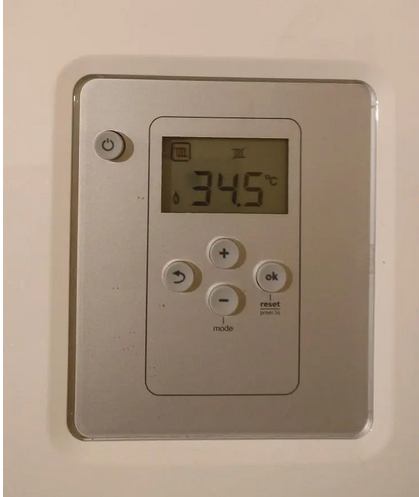
#> input picture pyimagesearch/step5SolveMoreAdvancedOpenCVProjects/src/input/example.png, 419 x 497 px
$ python recognize_digits.py
#> lines starting #> are read from the running program, lines starting #| are printed output that depends on the picture; after the words box and inside, x2 and y2 are one past the last pixel; in counts of white or black regions, pixels touching at a corner belong together
# import the necessary packages
from imutils.perspective import four_point_transform
from imutils import contours
import imutils
import cv2
# define the dictionary of digit segments so we can identify
# each digit on the thermostat
DIGITS_LOOKUP = {
	(1, 1, 1, 0, 1, 1, 1): 0,
	(0, 0, 1, 0, 0, 1, 0): 1,
	(1, 0, 1, 1, 1, 1, 0): 2,
	(1, 0, 1, 1, 0, 1, 1): 3,
	(0, 1, 1, 1, 0, 1, 0): 4,
	(1, 1, 0, 1, 0, 1, 1): 5,
	(1, 1, 0, 1, 1, 1, 1): 6,
	(1, 0, 1, 0, 0, 1, 0): 7,
	(1, 1, 1, 1, 1, 1, 1): 8,
	(1, 1, 1, 1, 0, 1, 1): 9
}
'''
Bu kısımda, DIGITS_LOOKUP adında bir sözlük tanımlanıyor.
Bu sözlüğün anahtarları, 7-segment ekranındaki segmentlerin konfigürasyonunu temsil eden demetlerdir ve değerleri ilgili rakamlardır.
Bu sözlük, bir görüntüde tespit edilen segmentleri ilgili rakamlara eşleştirmek için kullanılır.
'''
# load the example image
image = cv2.imread("input/example.png")
#> image is the input picture: shape (497, 419, 3); mean B, G, R 129.4, 147.5, 166.8
# pre-process the image by resizing it, converting it to
# graycale, blurring it, and computing an edge map
image = imutils.resize(image, height=500)
#> image: shape (500, 421, 3)
gray = cv2.cvtColor(image, cv2.COLOR_BGR2GRAY)
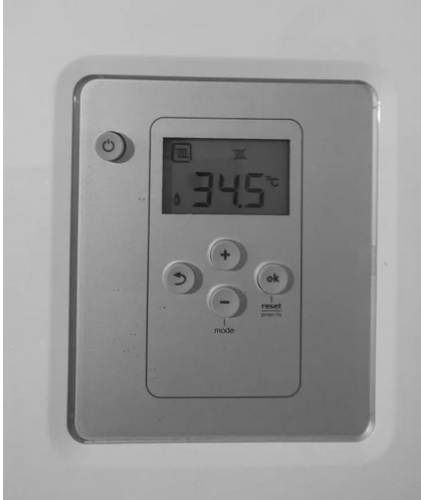
#> gray: shape (500, 421); min 20, max 255, mean 151.1
blurred = cv2.GaussianBlur(gray, (5, 5), 0)

edged = cv2.Canny(blurred, 50, 200, 255)
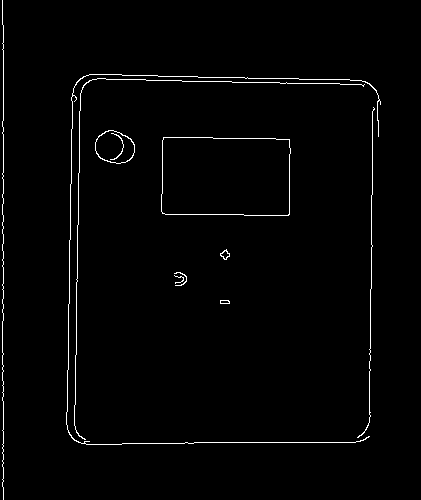
#> edged: shape (500, 421); 1.5% white in thin lines or dots
'''
Bu satır, kenar belirleme işlemi uygular. cv2.Canny fonksiyonu, kenarları tespit etmek için Canny kenar tespiti algoritmasını kullanır. Parametreler şu şekildedir:

    blurred: Bulanıklaştırılmış gri tonlamalı görüntü.
    50: Kenar tespiti için düşük eşik değeri.
    200: Kenar tespiti için yüksek eşik değeri.
    255: Kenar piksellerinin beyaz olarak işaretlenmesi için kullanılan değer.

Sonuç olarak, edged adlı değişken, orijinal görüntünün kenarlarını temsil eden bir ikili (siyah-beyaz) görüntüdür.
Bu kenarlar daha sonra kontur tespiti için kullanılabilir.
'''
# find contours in the edge map, then sort them by their
# size in descending order
cnts = cv2.findContours(edged.copy(), cv2.RETR_EXTERNAL,
	cv2.CHAIN_APPROX_SIMPLE)
#> cnts = 10 contours, 5 with area under 20; largest, box (x1, y1, x2, y2) and area: (161, 137, 291, 216) 9753, (95, 130, 135, 164) 998, (220, 249, 230, 260) 52, (66, 74, 381, 445) 37, (220, 300, 230, 304) 26
cnts = imutils.grab_contours(cnts) # Bu satır, imutils kütüphanesindeki grab_contours fonksiyonunu kullanarak OpenCV 2 ve 3 arasındaki uyumsuzlukları ele alır ve doğru kontur verilerini elde eder.
cnts = sorted(cnts, key=cv2.contourArea, reverse=True) # Bu satır, konturları, kontur alanlarına göre sıralar. Büyükten küçüğe doğru sıralama yapılır, bu sayede en büyük kontur, muhtemelen termostat ekranını temsil eden kontur olacaktır.
displayCnt = None # Bu satırda, termostat ekranının konturunu temsil eden değişken displayCnt başlangıçta None (hiçbir şey) olarak atanır.
# loop over the contours
for c in cnts:
	# approximate the contour
	peri = cv2.arcLength(c, True)
	approx = cv2.approxPolyDP(c, 0.02 * peri, True)
	# if the contour has four vertices, then we have found
	# the thermostat display
	if len(approx) == 4:
		displayCnt = approx
		break
	'''
	Bu bölüm, konturlar üzerinde bir döngü oluşturur. Her kontur için bir yaklaşım (approximation) yapılır. cv2.arcLength fonksiyonu, konturun uzunluğunu hesaplar.
	cv2.approxPolyDP fonksiyonu ise belirtilen yüzde oranında yaklaşım yaparak konturu basitleştirir.

    Eğer yaklaşık dört kenarı olan bir kontur bulunursa (len(approx) == 4), bu, muhtemelen termostat ekranının konturunu temsil eder.
	Bu durumda, displayCnt değişkenine bu kontur atanır ve döngü sona erer.
    '''
#> this loop made 1 pass
# extract the thermostat display, apply a perspective transform
# to it
warped = four_point_transform(gray, displayCnt.reshape(4, 2))
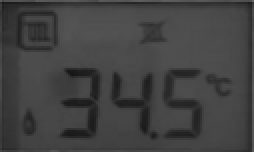
#> warped: shape (76, 127) (shown 2 times larger); min 21, max 99, mean 65.6
'''
Bu satır, imutils.perspective.four_point_transform fonksiyonunu kullanarak perspektif dönüşümü uygular.
gray adlı gri tonlamalı görüntü üzerinde bu dönüşümü uygulamak, perspektif bozulmalarını düzeltmeye ve termostat ekranını düzleştirmeye yöneliktir.
displayCnt.reshape(4, 2) ifadesi, termostat ekranını temsil eden dörtgenin köşe noktalarını içerir.
'''
output = four_point_transform(image, displayCnt.reshape(4, 2))
'''
Bu satır, orijinal renkli görüntü üzerinde de aynı perspektif dönüşümünü uygular.
Bu, orijinal görüntünün perspektif bozulmalarını düzelten ve termostat ekranını düzleştiren bir işlemdir. Elde edilen düzeltilmiş görüntü output değişkenine atanır.

Bu adımların sonucunda, warped ve output değişkenleri, termostat ekranını temsil eden dörtgenin perspektif dönüşümü sonucu elde edilen gri tonlamalı ve
renkli görüntülerdir. Bu işlemler, daha sonra rakamları tanımak için yapılacak adımlar için görüntünün hazırlanmasına yöneliktir.
'''
# threshold the warped image, then apply a series of morphological
# operations to cleanup the thresholded image
thresh = cv2.threshold(warped, 0, 255,
	cv2.THRESH_BINARY_INV | cv2.THRESH_OTSU)[1]
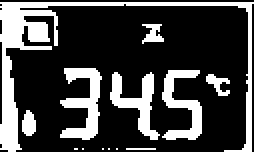
#> thresh: shape (76, 127) (shown 2 times larger); 25.8% white; 13 white regions (6 under 20 px), largest, box (x1, y1, x2, y2) and area: (0, 1, 127, 76) 1245, (30, 34, 51, 70) 381, (81, 35, 101, 70) 325
kernel = cv2.getStructuringElement(cv2.MORPH_ELLIPSE, (1, 5))
# Bu satır, morfolojik işlemler için kullanılacak çekirdek (kernel) elemanını oluşturur.
# cv2.MORPH_ELLIPSE ile elips şeklinde bir çekirdek seçilir ve (1, 5) boyutları belirlenir.
thresh = cv2.morphologyEx(thresh, cv2.MORPH_OPEN, kernel)
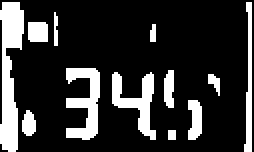
#> thresh: shape (76, 127) (shown 2 times larger); 19.7% white; 12 white regions
'''
Bu satır, açma (opening) morfolojik işlemi uygular. Açma işlemi, nesneler arasındaki boşlukları genişletir ve küçük nesneleri kaldırarak görüntüyü temizler.
cv2.MORPH_OPEN parametresi, açma işlemi için kullanılır, ve kernel çekirdeği bu işleme uygulanır.
'''
# find contours in the thresholded image, then initialize the
# digit contours lists
cnts = cv2.findContours(thresh.copy(), cv2.RETR_EXTERNAL,
	cv2.CHAIN_APPROX_SIMPLE)
#> cnts = 12 contours, 3 with area under 20; largest, box (x1, y1, x2, y2) and area: (0, 1, 12, 76) 489, (33, 34, 50, 70) 285, (56, 36, 78, 70) 248, (122, 1, 126, 76) 112, (94, 50, 101, 70) 87
cnts = imutils.grab_contours(cnts)
digitCnts = []
# loop over the digit area candidates
for c in cnts:
	# compute the bounding box of the contour
	(x, y, w, h) = cv2.boundingRect(c)
	# if the contour is sufficiently large, it must be a digit
	if w >= 15 and (h >= 30 and h <= 40):
		digitCnts.append(c)
		'''
		Bu bölüm, konturlar üzerinde bir döngü oluşturur. Her konturun sınırlayıcı kutusunu hesaplar (cv2.boundingRect).
		Eğer bu sınırlayıcı kutu, belirli bir genişlik (15 piksel) ve yükseklik (30 ila 40 piksel aralığında) koşullarını sağlıyorsa,
		bu konturun muhtemelen bir rakamı temsil ettiği düşünülerek digitCnts listesine eklenir.

        Sonuç olarak, digitCnts listesi, görüntüdeki muhtemel rakamları temsil eden konturları içerir. Bu konturlar daha sonra rakamları tanımak için kullanılabilir.
        '''
#> this loop made 12 passes
#> after the loop, digitCnts = 2 contours; box (x1, y1, x2, y2) and area: (33, 34, 50, 70) 285, (56, 36, 78, 70) 248
# sort the contours from left-to-right, then initialize the
# actual digits themselves
digitCnts = contours.sort_contours(digitCnts,
	method="left-to-right")[0]
'''
    contours.sort_contours fonksiyonu, konturları sıralamak için kullanılır.
    digitCnts listesi, sıralı konturları içeren bir demetle güncellenir.
    method="left-to-right" parametresi, konturların sola doğru sıralanmasını sağlar.
'''
digits = []
# loop over each of the digits
for c in digitCnts:
	# extract the digit ROI
	(x, y, w, h) = cv2.boundingRect(c)
	roi = thresh[y:y + h, x:x + w]

	# compute the width and height of each of the 7 segments
	# we are going to examine
	(roiH, roiW) = roi.shape
	(dW, dH) = (int(roiW * 0.25), int(roiH * 0.15))
	dHC = int(roiH * 0.05)
	# Bu bölümde, her bir 7 segmentin genişliği ve yüksekliği hesaplanır. Bu değerler, ilerleyen adımlarda her bir segmentin bölgesini belirlemede kullanılır.

	# define the set of 7 segments
	segments = [
		((0, 0), (w, dH)),	# top
		((0, 0), (dW, h // 2)),	# top-left
		((w - dW, 0), (w, h // 2)),	# top-right
		((0, (h // 2) - dHC) , (w, (h // 2) + dHC)), # center
		((0, h // 2), (dW, h)),	# bottom-left
		((w - dW, h // 2), (w, h)),	# bottom-right
		((0, h - dH), (w, h))	# bottom
	]
	# Bu bölümde, her bir rakamın üzerindeki 7 segmentin koordinatları belirlenir. Her bir segment, iki nokta arasındaki dikdörtgen bölgeyi temsil eder.
	on = [0] * len(segments)
	'''
	Bu satır, her bir segmentin yanıp sönme durumunu takip eden bir liste oluşturur.
	Başlangıçta, hiçbir segment yanmıyor (on listesi sıfırlarla dolu).
	Yanıp sönme durumları, her bir segmentin içindeki rakamın hangi segmentleri içerdiğini belirlemek için kullanılacak.
	'''
		# loop over the segments
	for (i, ((xA, yA), (xB, yB))) in enumerate(segments):
		# extract the segment ROI, count the total number of
		# thresholded pixels in the segment, and then compute
		# the area of the segment
		segROI = roi[yA:yB, xA:xB]
		total = cv2.countNonZero(segROI)
		area = (xB - xA) * (yB - yA)
		# if the total number of non-zero pixels is greater than
		# 50% of the area, mark the segment as "on"
		if total / float(area) > 0.5:
			on[i]= 1
			'''
			Bu bölümde, her bir segmentin ROI'sini (Region of Interest) çıkarır, bu segmentteki eşiklenmiş piksellerin toplam sayısını ve segmentin alanını hesaplar.
			Eğer segmentteki toplam piksel sayısı, segment alanının %50'sinden fazlaysa, bu segmenti "açık" olarak işaretler (on[i]= 1).
			'''
	# lookup the digit and draw it on the image
	digit = DIGITS_LOOKUP[tuple(on)]
	digits.append(digit)
	cv2.rectangle(output, (x, y), (x + w, y + h), (0, 255, 0), 1)
	cv2.putText(output, str(digit), (x - 10, y - 10),
		cv2.FONT_HERSHEY_SIMPLEX, 0.65, (0, 255, 0), 2)
	'''
	Bu bölümde, segmentlerin durumlarına göre, yani hangi segmentlerin açık veya kapalı olduğuna göre bir rakam belirlenir.
	Belirlenen rakam, DIGITS_LOOKUP sözlüğünden alınır ve digits listesine eklenir.
	Ayrıca, orijinal görüntü üzerine, belirlenen rakamı içeren bir dikdörtgen çizilir ve rakam metni eklenir.
	'''
#> this loop made 2 passes
#> pass 2, `roi = thresh[y:y + h, x:x + w]`:
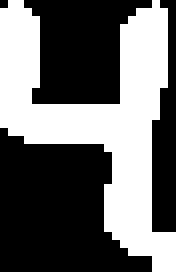
#> roi: shape (34, 22) (shown 8 times larger); 41.3% white; 1 white region, box (x1, y1, x2, y2) and area: (0, 0, 22, 34) 309
#> after the loop:
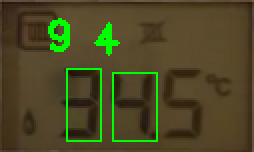
#> output: shape (76, 127, 3) (shown 2 times larger); mean B, G, R 36.4, 72.1, 75.7
#> after the loop, digits = [9, 4]
cv2.imshow("Input", image)
cv2.imshow("Output", output)
cv2.waitKey(0)
